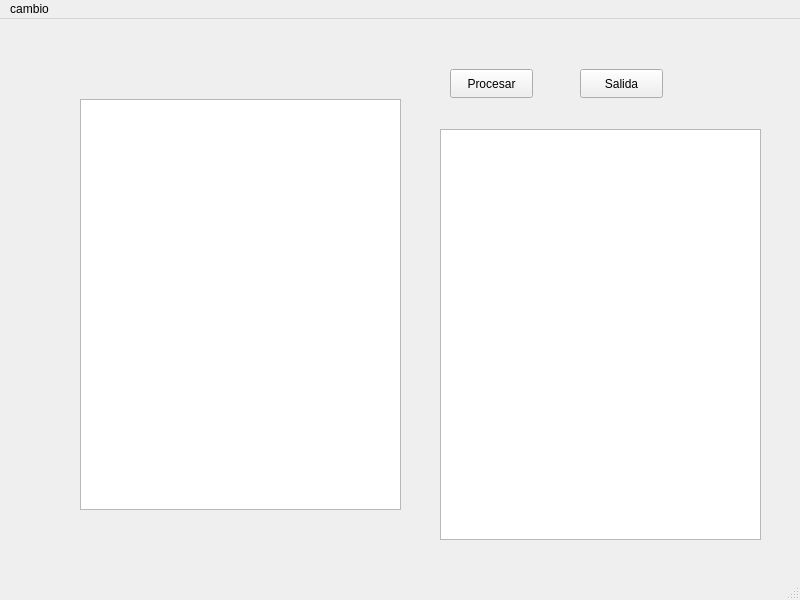
<?xml version="1.0" encoding="UTF-8"?>
<ui version="4.0">
 <class>MainWindow</class>
 <widget class="QMainWindow" name="MainWindow">
  <property name="geometry">
   <rect>
    <x>0</x>
    <y>0</y>
    <width>800</width>
    <height>600</height>
   </rect>
  </property>
  <property name="windowTitle">
   <string>MainWindow</string>
  </property>
  <widget class="QWidget" name="centralwidget">
   <widget class="QPushButton" name="pushButton">
    <property name="geometry">
     <rect>
      <x>450</x>
      <y>50</y>
      <width>83</width>
      <height>29</height>
     </rect>
    </property>
    <property name="text">
     <string>Procesar</string>
    </property>
   </widget>
   <widget class="QTextEdit" name="textEdit">
    <property name="geometry">
     <rect>
      <x>80</x>
      <y>80</y>
      <width>321</width>
      <height>411</height>
     </rect>
    </property>
   </widget>
   <widget class="QPushButton" name="pushButton_2">
    <property name="geometry">
     <rect>
      <x>580</x>
      <y>50</y>
      <width>83</width>
      <height>29</height>
     </rect>
    </property>
    <property name="text">
     <string>Salida</string>
    </property>
   </widget>
   <widget class="QTextEdit" name="textEdit_2">
    <property name="geometry">
     <rect>
      <x>440</x>
      <y>110</y>
      <width>321</width>
      <height>411</height>
     </rect>
    </property>
   </widget>
  </widget>
  <widget class="QStatusBar" name="statusbar"/>
  <widget class="QMenuBar" name="menubar">
   <property name="geometry">
    <rect>
     <x>0</x>
     <y>0</y>
     <width>800</width>
     <height>25</height>
    </rect>
   </property>
   <widget class="QMenu" name="menula_concha_de_la_lora">
    <property name="title">
     <string>cambio</string>
    </property>
   </widget>
   <addaction name="menula_concha_de_la_lora"/>
  </widget>
 </widget>
 <resources/>
 <connections/>
</ui>
